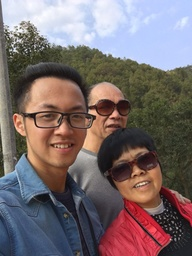
#> input picture images/04.jpg, 192 x 256 px, shrunk from 960 x 1280 before the run, found by its file name
$ python 4.5.func_image_convolve.py   (Python 2 division)   (older library calls are emulated)
#> lines starting #> are read from the running program, lines starting #| are printed output that depends on the picture
#!/usr/bin/python
#  -*- coding:utf-8 -*-

import numpy as np
import os
from PIL import Image


def convolve(image, weight):
    height, width = image.shape
    h, w = weight.shape
    height_new = height - h + 1
    width_new = width - w + 1
    image_new = np.zeros((height_new, width_new), dtype=np.float)
    for i in range(height_new):
        for j in range(width_new):
            image_new[i,j] = np.sum(image[i:i+h, j:j+w] * weight)
    image_new = image_new.clip(0, 255)
    image_new = np.rint(image_new).astype('uint8')
    return image_new

# image_new = 255 * (image_new - image_new.min()) / (image_new.max() - image_new.min())

if __name__ == "__main__":
    A = Image.open("04.jpg", 'r')
#> A is the input picture: PIL image 192x256 RGB; mean R, G, B 120.4, 107.4, 109.1
    output_path = '.\\Pic4\\'
    if not os.path.exists(output_path):
        os.mkdir(output_path)
    a = np.array(A)
    soble_x = np.array(([-1, 0, 1], [-2, 0, 2], [-1, 0, 1]))
    soble_y = np.array(([-1, -2, -1], [0, 0, 0], [1, 2, 1]))
    soble = np.array(([-1, -1, 0], [-1, 0, 1], [0, 1, 1]))
    prewitt_x = np.array(([-1, 0, 1], [-1, 0, 1], [-1, 0, 1]))
    prewitt_y = np.array(([-1, -1,-1], [0, 0, 0], [1, 1, 1]))
    prewitt = np.array(([-2, -1, 0], [-1, 0, 1], [0, 1, 2]))
    laplacian = np.array(([0, -1, 0], [-1, 4, -1], [0, -1, 0]))
    laplacian2 = np.array(([-1, -1, -1], [-1, 8, -1], [-1, -1, -1]))
    weight_list = ('soble_x', 'soble_y', 'soble', 'prewitt_x', 'prewitt_y', 'prewitt', 'laplacian', 'laplacian2')
    print '梯度检测：'
    for weight in weight_list:
        print weight, 'R',
        R = convolve(a[:, :, 0], eval(weight))
        print 'G',
        G = convolve(a[:, :, 1], eval(weight))
        print 'B'
        B = convolve(a[:, :, 2], eval(weight))
        I = 255 - np.stack((R, G, B), 2)
        Image.fromarray(I).save(output_path + weight + '.png')
#> this loop made 8 passes
#> pass 1, `R = convolve(a[:, :, 0], eval(weight))`:
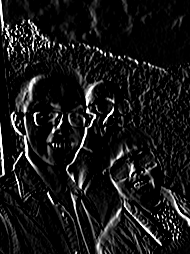
#> R: shape (254, 190); min 0, max 255, mean 23.5
#> pass 1, `G = convolve(a[:, :, 1], eval(weight))`:
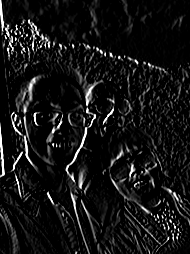
#> G: shape (254, 190); min 0, max 255, mean 20.9
#> pass 1, `B = convolve(a[:, :, 2], eval(weight))`:
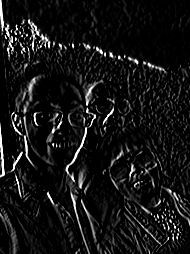
#> B: shape (254, 190); min 0, max 255, mean 20.4
#> pass 1, `I = 255 - np.stack((R, G, B), 2)`:
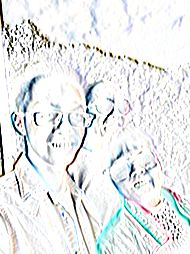
#> I: shape (254, 190, 3); mean R, G, B 231.5, 234.1, 234.6
#> after the loop:
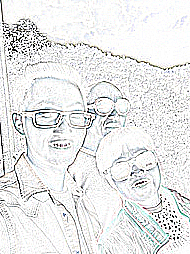
#> I: shape (254, 190, 3); mean R, G, B 232.1, 232.8, 232.7

    # [23 lines of commented-out code are left out]

$ run again, with images/02.jpg copied over images/04.jpg
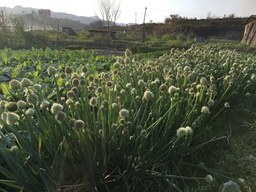
#> input picture images/02.jpg, 256 x 192 px, shrunk from 4032 x 3024 before the run, found by its file name
#> A is the input picture: PIL image 256x192 RGB; mean R, G, B 83.4, 90.1, 71.6
#> the loop `for weight in weight_list:` made 8 passes
#> pass 1, `B = convolve(a[:, :, 2], eval(weight))`:
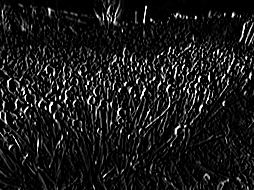
#> B: shape (190, 254); min 0, max 255, mean 25.4
#> after the loop `for weight in weight_list:`:
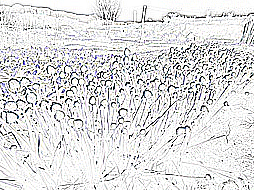
#> I: shape (190, 254, 3); mean R, G, B 220.7, 220.7, 221.2

$ run again, with images/03.jpg copied over images/04.jpg
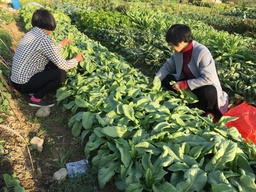
#> input picture images/03.jpg, 256 x 192 px, shrunk from 1280 x 960 before the run, found by its file name
#> A is the input picture: PIL image 256x192 RGB; mean R, G, B 104.6, 112.9, 77.2
#> the loop `for weight in weight_list:` made 8 passes
#> pass 1, `B = convolve(a[:, :, 2], eval(weight))`:
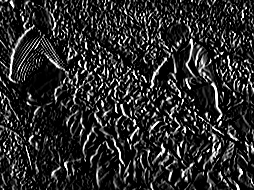
#> B: shape (190, 254); min 0, max 255, mean 42
#> after the loop `for weight in weight_list:`:
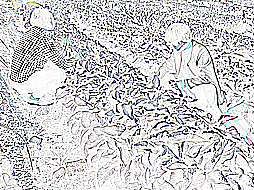
#> I: shape (190, 254, 3); mean R, G, B 200.1, 200.3, 201.6
